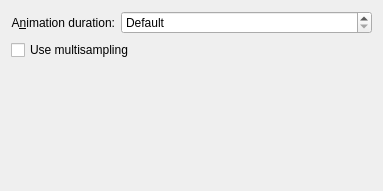
<?xml version="1.0" encoding="UTF-8"?>
<ui version="4.0">
 <class>KWin::MagicLampEffectConfigForm</class>
 <widget class="QWidget" name="KWin::MagicLampEffectConfigForm">
  <property name="geometry">
   <rect>
    <x>0</x>
    <y>0</y>
    <width>383</width>
    <height>191</height>
   </rect>
  </property>
  <layout class="QVBoxLayout" name="verticalLayout">
   <item>
    <layout class="QHBoxLayout" name="horizontalLayout">
     <item>
      <widget class="QLabel" name="label_3">
       <property name="text">
        <string>A&amp;nimation duration:</string>
       </property>
       <property name="alignment">
        <set>Qt::AlignRight|Qt::AlignTrailing|Qt::AlignVCenter</set>
       </property>
       <property name="buddy">
        <cstring>kcfg_AnimationDuration</cstring>
       </property>
      </widget>
     </item>
     <item>
      <widget class="QSpinBox" name="kcfg_AnimationDuration">
       <property name="sizePolicy">
        <sizepolicy hsizetype="Expanding" vsizetype="Fixed">
         <horstretch>0</horstretch>
         <verstretch>0</verstretch>
        </sizepolicy>
       </property>
       <property name="specialValueText">
        <string comment="Duration of rotation">Default</string>
       </property>
       <property name="suffix">
        <string>milliseconds</string>
       </property>
       <property name="maximum">
        <number>5000</number>
       </property>
       <property name="singleStep">
        <number>10</number>
       </property>
      </widget>
     </item>
    </layout>
   </item>
   <item>
    <widget class="QCheckBox" name="kcfg_Multisampling">
     <property name="text">
      <string>Use multisampling</string>
     </property>
    </widget>
   </item>
   <item>
    <spacer name="verticalSpacer">
     <property name="orientation">
      <enum>Qt::Vertical</enum>
     </property>
     <property name="sizeHint" stdset="0">
      <size>
       <width>20</width>
       <height>40</height>
      </size>
     </property>
    </spacer>
   </item>
  </layout>
 </widget>
 <resources/>
 <connections/>
</ui>
